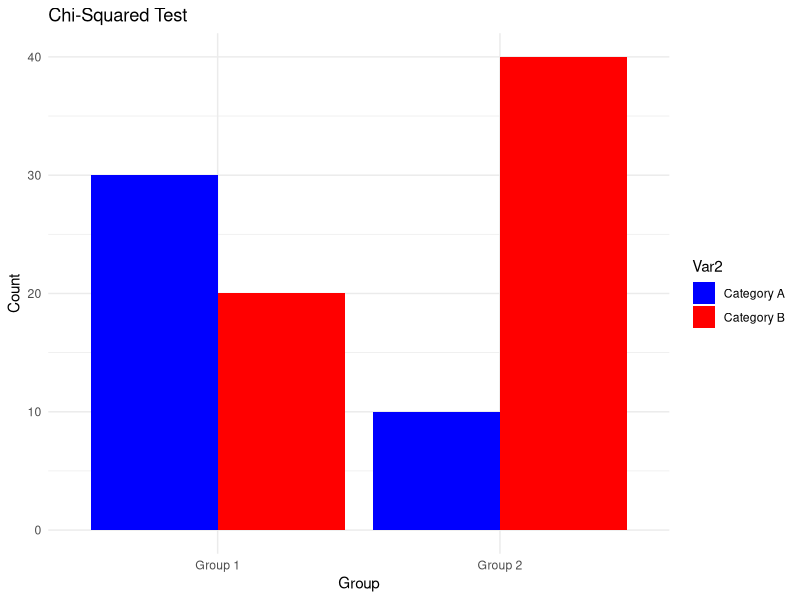
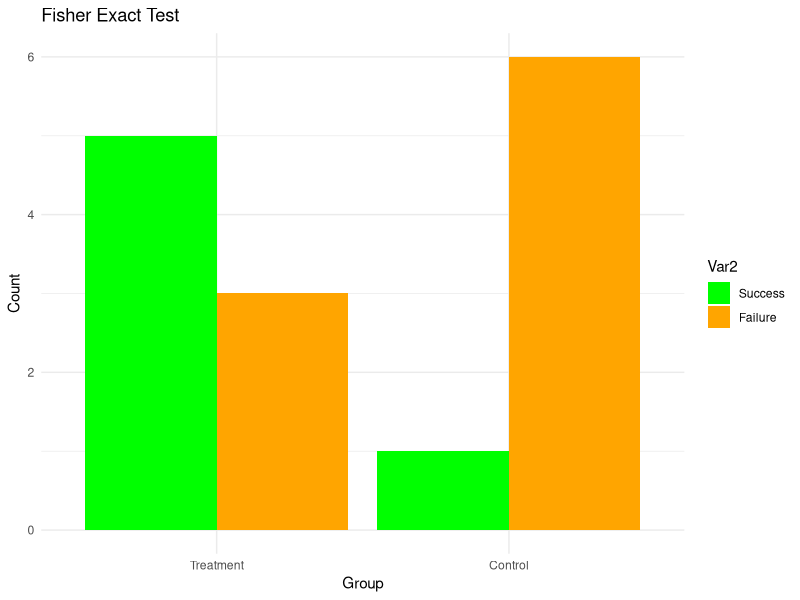
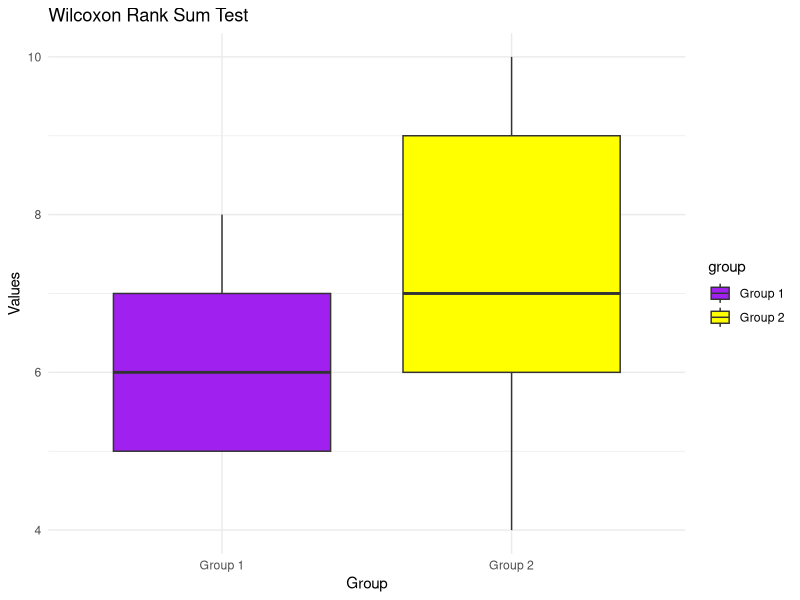
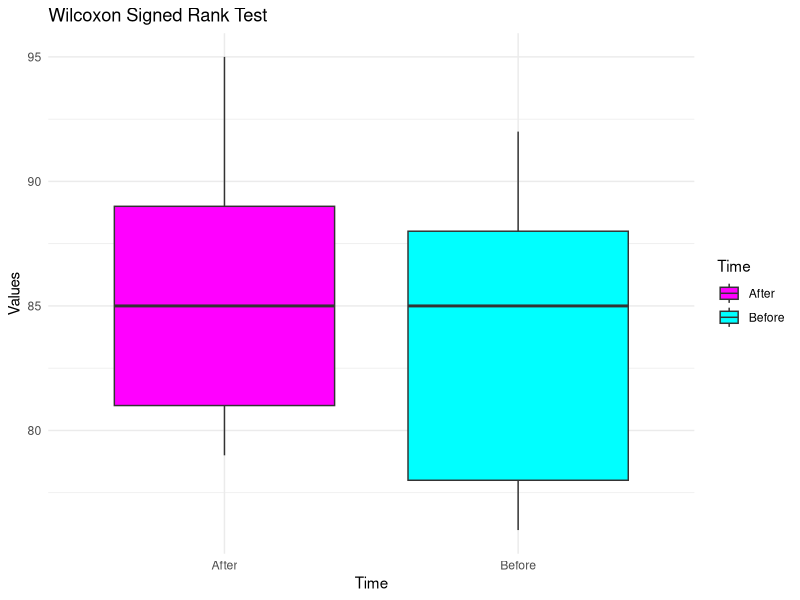
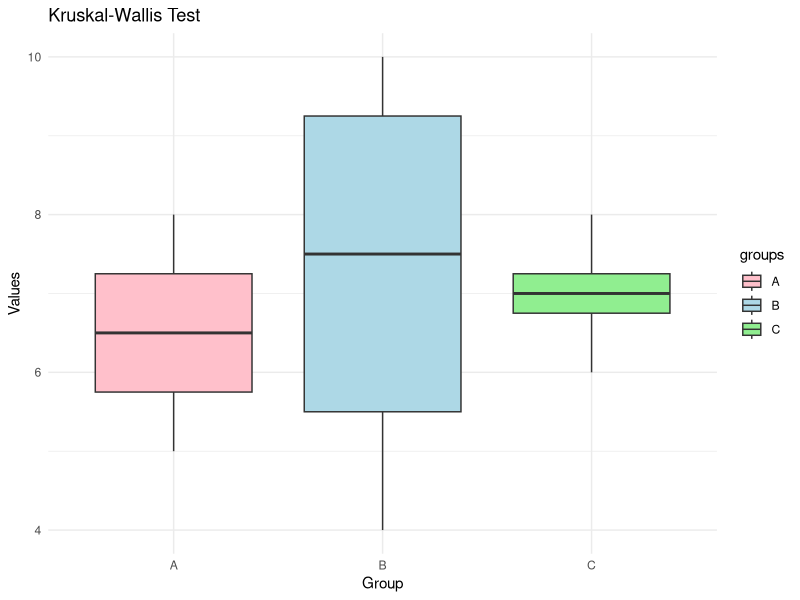

The R script that drew these images, in order:
install.packages("ggplot2") 
library(ggplot2) 
data <- matrix(c(30, 10, 20, 40), nrow = 2) 
rownames(data) <- c("Group 1", "Group 2") 
colnames(data) <- c("Category A", "Category B") 
chisq_test_result <- chisq.test(data) 
print(chisq_test_result) 
data_df <- as.data.frame(as.table(data)) 
ggplot(data_df, aes(Var1, Freq, fill = Var2)) + 
  geom_bar(stat = "identity", position = "dodge") + 
  theme_minimal() + 
  labs(title = "Chi-Squared Test", 
       x = "Group", 
       y = "Count") + 
  scale_fill_manual(values = c("Category A" = "blue", "Category B" = "red")) 
data <- matrix(c(5, 1, 3, 6), nrow = 2) 
rownames(data) <- c("Treatment", "Control") 
colnames(data) <- c("Success", "Failure") 
fisher_test_result <- fisher.test(data) 
print(fisher_test_result) 
data_df <- as.data.frame(as.table(data)) 
ggplot(data_df, aes(Var1, Freq, fill = Var2)) + 
  geom_bar(stat = "identity", position = "dodge") + 
  theme_minimal() + 
  labs(title = "Fisher Exact Test", 
       x = "Group", 
       y = "Count") + 
  scale_fill_manual(values = c("Success" = "green", "Failure" = "orange"))
group1 <- c(5, 7, 8, 5, 6) 
group2 <- c(6, 9, 10, 4, 7) 
wilcox_test_result <- wilcox.test(group1, group2) 
print(wilcox_test_result) 
group <- factor(c(rep("Group 1", length(group1)), rep("Group 2", 
                                                      length(group2)))) 
values <- c(group1, group2) 
data_df <- data.frame(group, values) 
ggplot(data_df, aes(x = group, y = values, fill = group)) + 
  geom_boxplot() + 
  theme_minimal() + 
  labs(title = "Wilcoxon Rank Sum Test", 
       x = "Group", 
       y = "Values") + 
  scale_fill_manual(values = c("Group 1" = "purple", "Group 2" = "yellow"))
before <- c(85, 78, 92, 88, 76) 
after <- c(89, 81, 95, 85, 79) 
wilcox_signed_rank_test_result <- wilcox.test(before, after, paired = TRUE) 
print(wilcox_signed_rank_test_result) 
data_df <- data.frame( 
  Time = rep(c("Before", "After"), each = length(before)), 
  Value = c(before, after) 
) 
ggplot(data_df, aes(x = Time, y = Value, fill = Time)) + 
  geom_boxplot() + 
  theme_minimal() + 
  labs(title = "Wilcoxon Signed Rank Test", 
       x = "Time", 
       y = "Values") + 
  scale_fill_manual(values = c("Before" = "cyan", "After" = "magenta"))
groupA <- c(5, 7, 6, 8) 
groupB <- c(6, 9, 10, 4) 
groupC <- c(7, 8, 7, 6) 
data <- data.frame( 
  values = c(groupA, groupB, groupC), 
  groups = factor(rep(c("A", "B", "C"), each = 4)) 
) 
kruskal_test_result <- kruskal.test(values ~ groups, data = data) 
print(kruskal_test_result) 
ggplot(data, aes(x = groups, y = values, fill = groups)) + 
  geom_boxplot() + 
  theme_minimal() + 
  labs(title = "Kruskal-Wallis Test", 
       x = "Group", 
       y = "Values") + 
  scale_fill_manual(values = c("A" = "pink", "B" = "lightblue", "C" = 
                                 "lightgreen"))